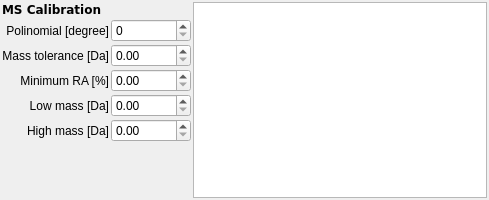
<?xml version="1.0" encoding="UTF-8"?>
<ui version="4.0">
 <class>MSCalibrationForm</class>
 <widget class="QWidget" name="MSCalibrationForm">
  <property name="geometry">
   <rect>
    <x>0</x>
    <y>0</y>
    <width>489</width>
    <height>200</height>
   </rect>
  </property>
  <property name="windowTitle">
   <string>Form</string>
  </property>
  <layout class="QHBoxLayout" name="horizontalLayout">
   <property name="spacing">
    <number>2</number>
   </property>
   <property name="margin">
    <number>2</number>
   </property>
   <item>
    <layout class="QHBoxLayout" name="horizontalLayout1">
     <property name="spacing">
      <number>2</number>
     </property>
     <item>
      <layout class="QGridLayout" name="gridLayout">
       <item row="2" column="1">
        <widget class="QDoubleSpinBox" name="spinMassTolerance"/>
       </item>
       <item row="1" column="0">
        <widget class="QLabel" name="label_2">
         <property name="text">
          <string>Polinomial [degree]</string>
         </property>
         <property name="alignment">
          <set>Qt::AlignRight|Qt::AlignTrailing|Qt::AlignVCenter</set>
         </property>
        </widget>
       </item>
       <item row="0" column="0">
        <widget class="QLabel" name="label">
         <property name="font">
          <font>
           <family>Verdana</family>
           <weight>75</weight>
           <bold>true</bold>
          </font>
         </property>
         <property name="text">
          <string>MS Calibration</string>
         </property>
        </widget>
       </item>
       <item row="2" column="0">
        <widget class="QLabel" name="label_3">
         <property name="text">
          <string>Mass tolerance [Da]</string>
         </property>
         <property name="alignment">
          <set>Qt::AlignRight|Qt::AlignTrailing|Qt::AlignVCenter</set>
         </property>
        </widget>
       </item>
       <item row="1" column="1">
        <widget class="QSpinBox" name="spinPolynomials">
         <property name="minimumSize">
          <size>
           <width>80</width>
           <height>0</height>
          </size>
         </property>
        </widget>
       </item>
       <item row="6" column="1">
        <spacer name="verticalSpacer">
         <property name="orientation">
          <enum>Qt::Vertical</enum>
         </property>
         <property name="sizeHint" stdset="0">
          <size>
           <width>20</width>
           <height>40</height>
          </size>
         </property>
        </spacer>
       </item>
       <item row="3" column="0">
        <widget class="QLabel" name="label_4">
         <property name="text">
          <string>Minimum RA [%]</string>
         </property>
         <property name="alignment">
          <set>Qt::AlignRight|Qt::AlignTrailing|Qt::AlignVCenter</set>
         </property>
        </widget>
       </item>
       <item row="4" column="0">
        <widget class="QLabel" name="label_5">
         <property name="text">
          <string>Low mass [Da]</string>
         </property>
         <property name="alignment">
          <set>Qt::AlignRight|Qt::AlignTrailing|Qt::AlignVCenter</set>
         </property>
        </widget>
       </item>
       <item row="5" column="0">
        <widget class="QLabel" name="label_6">
         <property name="text">
          <string>High mass [Da]</string>
         </property>
         <property name="alignment">
          <set>Qt::AlignRight|Qt::AlignTrailing|Qt::AlignVCenter</set>
         </property>
        </widget>
       </item>
       <item row="3" column="1">
        <widget class="QDoubleSpinBox" name="spinMinimumRA"/>
       </item>
       <item row="4" column="1">
        <widget class="QDoubleSpinBox" name="spinLowMass"/>
       </item>
       <item row="5" column="1">
        <widget class="QDoubleSpinBox" name="spinHighMass"/>
       </item>
      </layout>
     </item>
     <item>
      <widget class="QTreeView" name="treeView"/>
     </item>
    </layout>
   </item>
  </layout>
 </widget>
 <resources/>
 <connections/>
</ui>
